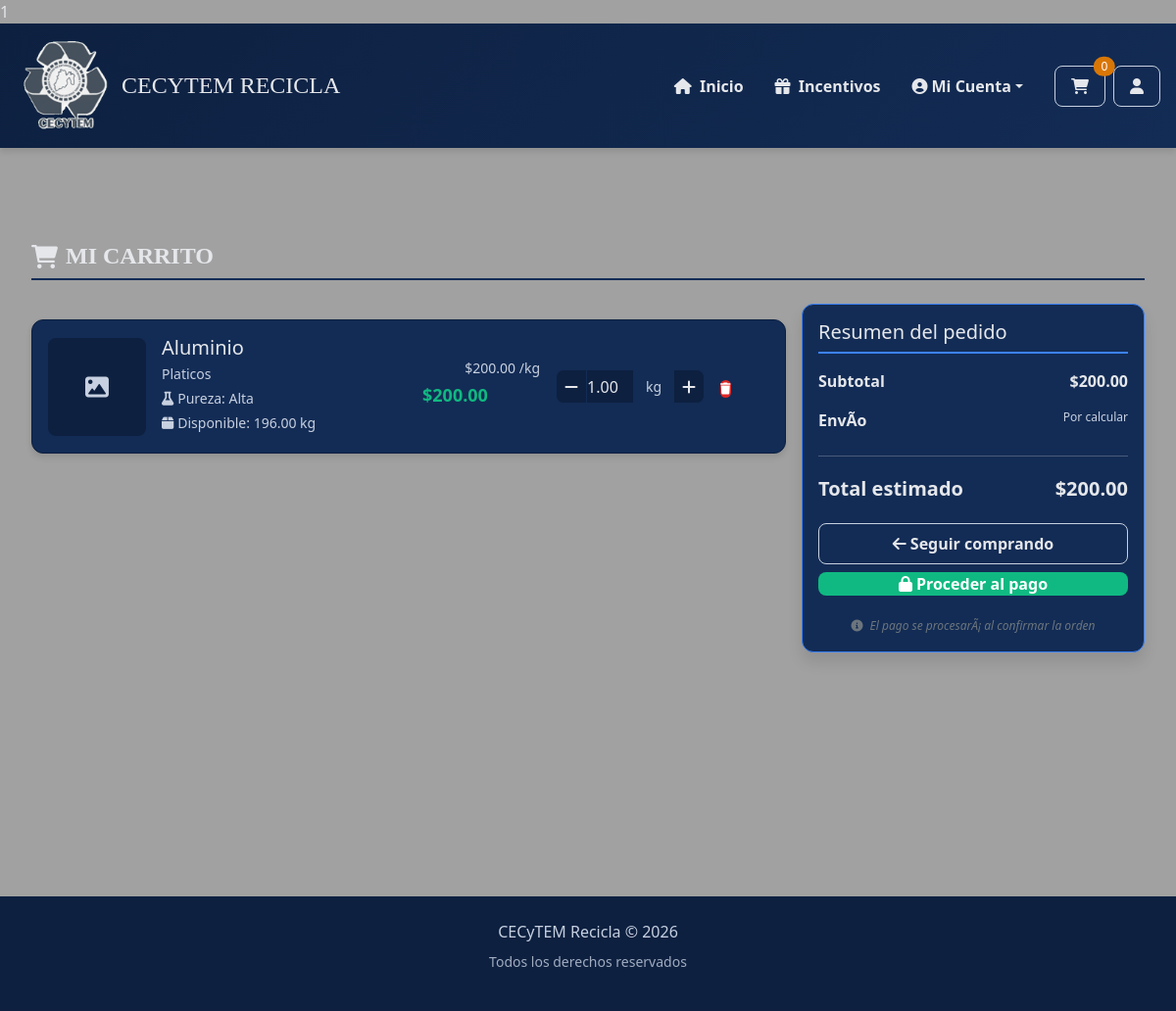
The page /carrito/ (signed in) on the database its author committed.
### applications/MarketPlace/models.py (models this page shows, shortened)
class ItemCarrito(models.Model):
    id_item = models.AutoField(primary_key=True)
    id_carrito = models.ForeignKey(Carrito, on_delete=models.CASCADE)
    id_producto = models.ForeignKey(Producto, on_delete=models.CASCADE)
    cantidad_kg = models.DecimalField(max_digits=10, decimal_places=2)
    precio_unitario = models.DecimalField(max_digits=10, decimal_places=2)
    subtotal = models.DecimalField(max_digits=10, decimal_places=2)
    class Meta:
        verbose_name = 'Item de carrito'
        verbose_name_plural = 'Items de carrito'
        ordering = ['id_carrito', 'id_item']
        indexes = [
            models.Index(fields=['id_carrito']),
            models.Index(fields=['id_producto']),
        ]
        constraints = [
            models.CheckConstraint(
                check=models.Q(cantidad_kg__gt=0),
                name='cantidad_positiva'
            ),
            models.CheckConstraint(
                check=models.Q(precio_unitario__gte=0),
                name='precio_unitario_positivo'
            ),
        ]

class Producto(models.Model):
    PUREZA = [
        ('alta', 'Alta'),
        ('media', 'Media'),
        ('baja', 'Baja'),
    ]
    ESTADO = [
        ('disponible', 'Disponible'),
        ('no_disponible', 'No disponible'),
    ]
    id_producto = models.AutoField(primary_key=True)
    id_usuario = models.ForeignKey(Usuario, on_delete=models.CASCADE)
    id_categoria = models.ForeignKey(Categoria, on_delete=models.CASCADE)
    nombre = models.CharField(max_length=50, blank=True, null=True)
    descripcion = models.TextField(blank=True, null=True)
    precio_kg = models.DecimalField(max_digits=10, decimal_places=2)
    peso_disponible_kg = models.DecimalField(max_digits=10, decimal_places=2)
    pureza = models.CharField(max_length=5, choices=PUREZA)
    estado = models.CharField(max_length=15, choices=ESTADO)
    fecha_publicacion = models.DateTimeField(auto_now_add=True)
    class Meta:
        verbose_name = 'Producto'
        verbose_name_plural = 'Productos'
        ordering = ['-fecha_publicacion']
        indexes = [
            models.Index(fields=['estado']),
            models.Index(fields=['pureza']),
            models.Index(fields=['precio_kg']),
            models.Index(fields=['id_categoria']),
            models.Index(fields=['fecha_publicacion']),
        ]
        constraints = [
            models.CheckConstraint(
                check=models.Q(precio_kg__gte=0),
                name='precio_positivo'
            ),
            models.CheckConstraint(
                check=models.Q(peso_disponible_kg__gte=0),
                name='peso_positivo'
            ),
        ]

class Categoria(models.Model):
    id_categoria = models.AutoField(primary_key=True)
    nombre = models.CharField(max_length=50, null=False)
    descripcion = models.TextField(blank=True, null=True)
    class Meta:
        verbose_name = 'Categoría'
        verbose_name_plural = 'Categorías'
        ordering = ['nombre']

### applications/MarketPlace/views.py (the view)
# urls.py: path('carrito/', carrito_view, name='carrito'),
@login_requerido
def carrito_view(request):
    usuario_id = request.session.get('usuario_id')
    usuario = get_object_or_404(Usuario, id_usuario=usuario_id)
    try:
        carrito = Carrito.objects.get(id_usuario=usuario)
        items = ItemCarrito.objects.filter(id_carrito=carrito).select_related('id_producto')
        total = sum(item.subtotal for item in items)
    except Carrito.DoesNotExist:
        carrito = None
        items = []
        total = Decimal('0.00')
    return render(request, 'MarketPlace/carrito.html', {
        'carrito': carrito,
        'items': items,
        'total': total,
        'usuario': usuario
    })

### applications/MarketPlace/utils.py (called while the page is built)
def login_requerido(view_func):
    @wraps(view_func)
    def wrapper(request, *args, **kwargs):
        if 'usuario_id' not in request.session:
            return redirect('login')
        if 'usuario_id' in request.session:
            from .models import Carrito, ItemCarrito
            try:
                carrito = Carrito.objects.get(id_usuario_id=request.session['usuario_id'])
                items_count = ItemCarrito.objects.filter(id_carrito=carrito).count()
                request.session['carrito_count'] = items_count
            except Carrito.DoesNotExist:
                request.session['carrito_count'] = 0
        return view_func(request, *args, **kwargs)
    return wrapper

### Templates/Marketplace/carrito.html (shortened to what this page needs)
{% extends './navegación.html' %}
{% load static %}
{% block pag %}
<div class="main-content desktop-container">
    <div class="container">
        <div class="carrito-container">
            <h1 class="carrito-title desktop-title">
                <i class="fas fa-shopping-cart me-2"></i>Mi Carrito
            </h1>
            {% if items %}
            <div class="carrito-content">
                <div class="carrito-items">
                    {% for item in items %}
                    <div class="card card-eco carrito-item-card" data-item-id="{{ item.id_item }}">
                        <div class="carrito-item-img">
                            {% if item.id_producto.imagenes.all %}
                            <img src="{{ item.id_producto.imagenes.first.imagen.url }}"
                                 alt="{{ item.id_producto.nombre }}"
                                 class="carrito-img">
                            {% else %}
                            <div class="carrito-no-img">
                                <i class="fas fa-image"></i>
                            </div>
                            {% endif %}
                        </div>
                        <div class="carrito-item-info">
                            <h4 class="carrito-item-title form-title">
                                <a href="{% url 'producto_detail' item.id_producto.id_producto %}" class="text-decoration-none">
                                    {{ item.id_producto.nombre }}
                                </a>
                            </h4>
                            <p class="carrito-item-category caption">
                                {{ item.id_producto.id_categoria.nombre }}
                            </p>
                            <p class="carrito-item-pureza caption">
                                <i class="fas fa-flask me-1"></i>Pureza: {{ item.id_producto.get_pureza_display }}
                            </p>
                            <p class="carrito-item-stock caption">
                                <i class="fas fa-box me-1"></i>Disponible: {{ item.id_producto.peso_disponible_kg }} kg
                            </p>
                        </div>
                        <div class="carrito-item-precio">
                            <div class="precio-unitario caption">
                                ${{ item.precio_unitario }} /kg
                            </div>
                            <div class="subtotal form-label">
                                ${{ item.subtotal }}
                            </div>
                        </div>
                        <div class="carrito-item-cantidad">
                            <form method="POST" action="{% url 'actualizar_cantidad_carrito' item.id_item %}" class="cantidad-form">
                                <div class="input-group cantidad-input-group">
                                    <button type="button" class="btn btn-outline-secondary cantidad-btn marketplace-btn-outline" onclick="modificarCantidad('{{ item.id_item }}', -0.5)">
                                        <i class="fas fa-minus"></i>
                                    </button>
                                    <input type="number"
                                           class="form-control cantidad-input login-input"
                                           name="cantidad"
                                           value="{{ item.cantidad_kg }}"
                                           min="0.5"
                                           max="{{ item.id_producto.peso_disponible_kg }}"
                                           step="0.5"
                                           data-item-id="{{ item.id_item }}"
                                           onchange="actualizarCantidad('{{ item.id_item }}')">
                                    <span class="input-group-text">kg</span>
                                    <button type="button" class="btn btn-outline-secondary cantidad-btn marketplace-btn-outline"
                                            onclick="modificarCantidad('{{ item.id_item }}', 0.5)">
                                        <i class="fas fa-plus"></i>
                                    </button>
                                </div>
                            </form>
                        </div>
                        <div class="carrito-item-acciones">
                            <form method="POST" action="{% url 'eliminar_del_carrito' item.id_item %}" class="d-inline">
                                <button type="submit" class="btn btn-danger btn-sm btn-eliminar" onclick="return confirm('¿Eliminar este producto del carrito?')">
                                    <i class="fas fa-trash"></i>
                                </button>
                            </form>
                        </div>
                    </div>
                    {% endfor %}
                </div>
                <div class="carrito-resumen">
                    <div class="card card-innovacion resumen-card publish-card">
                        <h4 class="resumen-title form-title">Resumen del pedido</h4>
                        <div class="resumen-detalle">
                            <div class="resumen-item">
                                <span class="form-label">Subtotal</span>
                                <span class="form-label">${{ total }}</span>
                            </div>
                            <div class="resumen-item">
                                <span class="form-label">EnvÃ­o</span>
                                <span class="caption">Por calcular</span>
                            </div>
                            <hr class="my-3" style="border-color: var(--color-input);">
                            <div class="resumen-total">
                                <strong class="form-title">Total estimado</strong>
                                <strong class="form-title">${{ total }}</strong>
                            </div>
                        </div>
                        <div class="resumen-acciones">
                            <a href="{% url 'home' %}" class="btn btn-secondary marketplace-btn-outline">
                                <i class="fas fa-arrow-left me-1"></i>Seguir comprando
                            </a>
                            {% if items %}
                            <a href="{% url 'checkout' %}" class="btn btn-primary btn-proceder login-btn">
                                <i class="fas fa-lock me-1"></i>Proceder al pago
                            </a>
                            {% endif %}
                        </div>
                        <div class="resumen-info mt-3">
                            <small class="text-secondary caption">
                                <i class="fas fa-info-circle me-1"></i>
                                El pago se procesarÃ¡ al confirmar la orden
                            </small>
                        </div>
                    </div>
                </div>
            </div>
            {% endif %}
        </div>
    </div>
</div>
{% endblock %}

### Templates/Marketplace/carrito.html (style rules this page uses)
.carrito-container { padding: var(--space-4) 0; min-height: calc(100vh - 220px); }
.carrito-title { color: var(--color-text-primary); margin-bottom: var(--space-6); padding-bottom: var(--space-2); border-bottom: 2px solid var(--color-input); display: flex; align-items: center; }
.carrito-content { display: grid; grid-template-columns: 1fr 350px; gap: var(--space-6); }
.carrito-items { display: flex; flex-direction: column; gap: var(--space-4); }
.carrito-item-card { display: grid; grid-template-columns: 100px 1fr auto auto auto; gap: var(--space-4); align-items: center; padding: var(--space-4); transition: all 0.3s ease; border: 1px solid var(--color-panel); background: var(--color-input) !important; }
.carrito-item-img { width: 100px; height: 100px; border-radius: var(--radius-md); overflow: hidden; background: var(--color-panel); display: flex; align-items: center; justify-content: center; }
.carrito-no-img { width: 100%; height: 100%; display: flex; align-items: center; justify-content: center; color: var(--color-text-secondary); font-size: 1.5rem; }
.carrito-item-info { min-width: 250px; }
.carrito-item-title a { color: var(--color-text-primary); text-decoration: none; transition: color 0.2s ease; }
.carrito-item-category, .carrito-item-pureza, .carrito-item-stock { font-size: var(--text-sm); color: var(--color-text-secondary); margin-bottom: var(--space-1); }
.carrito-item-precio { text-align: right; min-width: 120px; }
.precio-unitario { font-size: var(--text-sm); color: var(--color-text-secondary); margin-bottom: var(--space-1); }
.subtotal { font-weight: bold; color: var(--color-primary); font-size: var(--text-lg); }
.carrito-item-cantidad { min-width: 150px; }
.cantidad-input-group { width: auto; }
.cantidad-input { background: var(--color-panel) !important; border: 1px solid var(--color-input) !important; color: var(--color-text-primary) !important; text-align: center; width: 80px; }
.cantidad-btn { background: var(--color-panel); border: 1px solid var(--color-input); color: var(--color-text-primary); padding: var(--space-1) var(--space-2); }
.input-group-text { background: var(--color-input); border: 1px solid var(--color-input); color: var(--color-text-secondary); font-size: var(--text-sm); }
.carrito-item-acciones { min-width: 50px; }
.btn-eliminar { background: var(--color-error); border: none; padding: var(--space-2) var(--space-3); color: white; transition: all 0.2s ease; }
.carrito-resumen { position: sticky; top: var(--space-4); align-self: start; }
.resumen-card { background: var(--color-input); border: 1px solid var(--color-info); }
.resumen-title { color: var(--color-text-primary); margin-bottom: var(--space-4); padding-bottom: var(--space-2); border-bottom: 2px solid var(--color-info); }
.resumen-detalle { margin-bottom: var(--space-4); }
.resumen-item { display: flex; justify-content: space-between; margin-bottom: var(--space-2); color: var(--color-text-primary); }
.resumen-total { display: flex; justify-content: space-between; margin-top: var(--space-3); padding-top: var(--space-3); border-top: 2px solid var(--color-input); font-size: var(--text-lg); color: var(--color-primary); font-weight: bold; }
.resumen-acciones { display: flex; flex-direction: column; gap: var(--space-2); margin-bottom: var(--space-3); }
.btn-proceder { background: var(--color-primary); border: none; padding: var(--space-3); font-weight: bold; color: white; transition: all 0.2s ease; }
.resumen-info { padding-top: var(--space-3); border-top: 1px solid var(--color-input); text-align: center; }
@media (max-width: 1200px) { .carrito-content { gap: var(--space-4); } }
.carrito-item-card { animation: fadeIn 0.3s ease-out; }
.carrito-item-card:nth-child(1) { animation-delay: 0.1s; }

### rows shown on the page
ItemCarrito: id_producto.nombre "Aluminio", id_producto.id_categoria.nombre "Platicos", id_producto.pureza "Alta", id_producto.peso_disponible_kg "196.00", precio_unitario "200.00", subtotal "200.00", cantidad "1.00"

### other values the page prints
{{ total }} "200.00"
